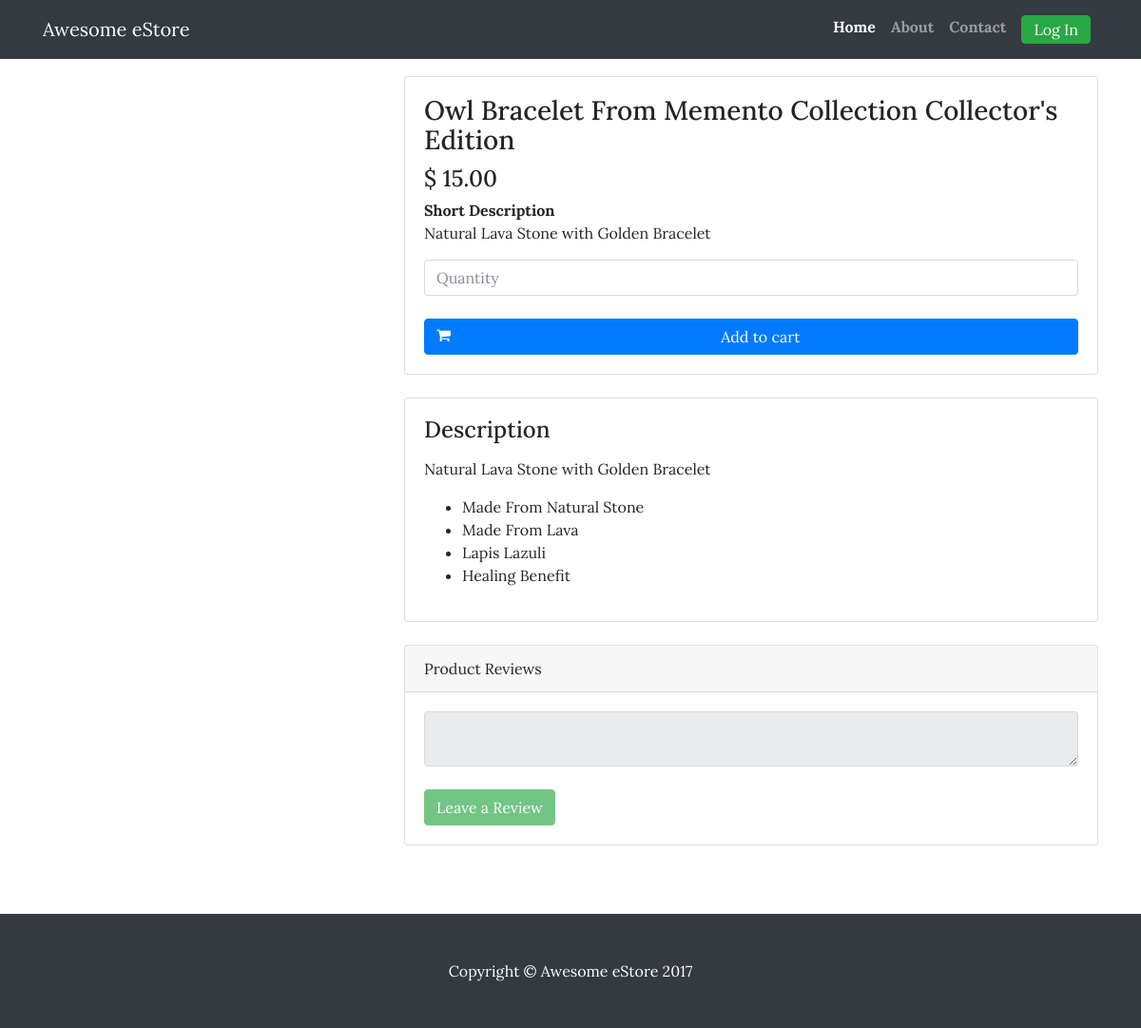
/index.php/Shop/product/20, run on the app's committed database.
### tables this page shows
CREATE TABLE `product_images` (
  `product_images_id` int(11) NOT NULL,
  `product_id` int(11) NOT NULL,
  `image_link` varchar(100) NOT NULL
);

CREATE TABLE `product_table` (
  `product_id` int(11) NOT NULL,
  `category_id` int(11) NOT NULL,
  `seller_id` int(11) NOT NULL,
  `product_name` varchar(100) NOT NULL,
  `price` decimal(10,2) NOT NULL,
  `short_desc` varchar(50) NOT NULL,
  `description` text NOT NULL,
  `add_time` timestamp NOT NULL DEFAULT CURRENT_TIMESTAMP ON UPDATE CURRENT_TIMESTAMP,
  `active_flag` tinyint(1) NOT NULL DEFAULT '0'
);

### application/controllers/Shop.php (called while the page is built, shortened)
<?php if ( ! defined('BASEPATH')) exit('No direct script access allowed');
class Shop extends CI_Controller {
	public function __construct() {
		$this->load->model('category_model');
		$this->load->model('product_model');
		$this->load->model('contact_model');
	}
	public function product($product_id) {
		$data["product_id"] = $product_id;
		$product = $data['product'] = $this->product_model->getProduct($product_id)->row();
		$data['reviews'] = $this->product_model->getProductReview($product_id);
		$active = array(
			"home" => null,
			"about" => null,
			"contact" => null
		);
		$active['home'] = "active";
		$active['title'] = " - ".$product->product_name;
		$data['disabled'] = "";
		if ($this->session->userdata('usertype') != "user") {
			$data['disabled'] = "disabled";
		}
		$this->load->view('layout/shop/header', $active);
		$this->load->view('shop/product_page', $data);
		$this->load->view('layout/shop/footer');
	}
}
?>

### index.php (called while the page is built, shortened)
<?php
require_once BASEPATH.'core/CodeIgniter.php';

### application/models/Product_model.php (called while the page is built, shortened)
<?php
class Product_model extends CI_Model {
	public function getProduct($product_id = "") {
		return $this->db
			->join('product_images pi', 'pi.product_id = pt.product_id', 'left')
			->get_where('product_table pt', array("pt.product_id" => $product_id));
	}
}
?>

### application/views/shop/product_page.php (the view, shortened to what this page needs)
<div class="container">
	<div class="row">
		<div class="col-lg-4">
		</div>
		<div class="col-lg-8">
			<div class="card mt-4">
				<div class="card-body">
					<h3 class="card-title"><?= $product->product_name; ?></h3>
					<h4>$ <?= $product->price?></h4>
					<strong>Short Description</strong>
					<p class="card-text"><?= $product->short_desc?></p>
					<input type="number" name="quantity" class="form-control" placeholder="Quantity" id="quantity_<?= $product->product_id; ?>" />
					<br>
					<button class="pull-right btn btn-block btn-primary" type="button" onclick="addToCart(<?= $product->product_id; ?>)">
						<span class="fa fa-shopping-cart pull-left"></span>
						Add to cart
					</button>
				</div>
			</div>
			<div class="card mt-4">
				<div class="card-body">
					<div class="card-title"><h4>Description</h4></div>
					<p class="card-text"><?= $product->description;?></p>
				</div>
			</div>
			<div class="card card-outline-secondary my-4">
				<div class="card-header">
					Product Reviews
				</div>
				<div class="card-body">
					<?= form_open('product/addReview'); ?>
						<textarea id="textarea" class="form-control" name="review" <?= $disabled; ?>></textarea>
						<br>
						<button type="submit" class="btn btn-success" <?= $disabled; ?>>Leave a Review</button>
					<?= form_close(); ?>
				</div>
			</div>
		</div>
	</div>
</div>

### style/css/shop.css (style rules this page uses)
body { padding-top: 54px; font-family: Lora,'Times New Roman',serif !important; }
@media (min-width: 992px) { body { padding-top: 56px; } }

### data on the page
product_images: product.product_name "Owl Bracelet From Memento Collection Collector's Edition", product.price "15.00", product.short_desc "Natural Lava Stone with Golden Bracelet", product.description "Natural Lava Stone with Golden Bracelet Made From Natural Stone Made From Lava Lapis Lazuli Healing Benefit"
